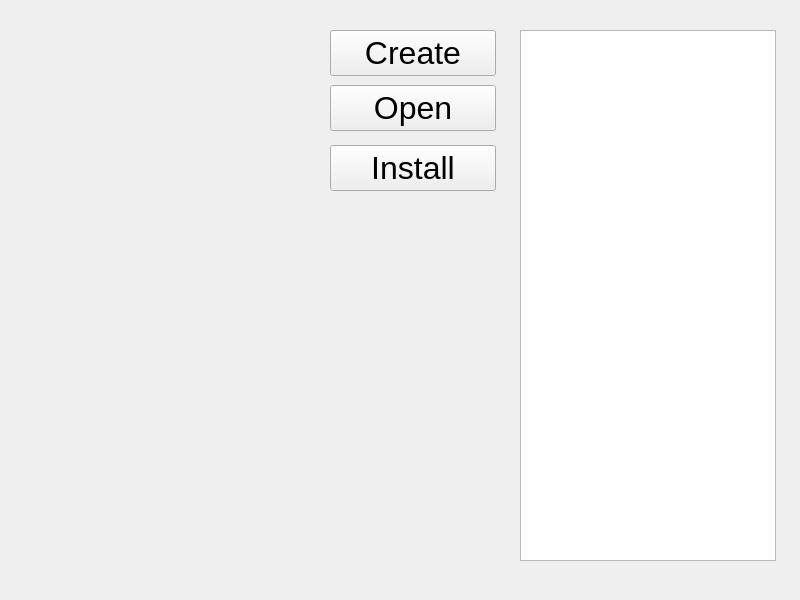
<?xml version="1.0" encoding="UTF-8"?>
<ui version="4.0">
 <class>MainWindow</class>
 <widget class="QMainWindow" name="MainWindow">
  <property name="geometry">
   <rect>
    <x>0</x>
    <y>0</y>
    <width>800</width>
    <height>600</height>
   </rect>
  </property>
  <property name="minimumSize">
   <size>
    <width>800</width>
    <height>600</height>
   </size>
  </property>
  <property name="maximumSize">
   <size>
    <width>800</width>
    <height>600</height>
   </size>
  </property>
  <property name="windowTitle">
   <string>MainWindow</string>
  </property>
  <widget class="QWidget" name="centralwidget">
   <widget class="QStackedWidget" name="stackedWidget">
    <property name="geometry">
     <rect>
      <x>0</x>
      <y>0</y>
      <width>801</width>
      <height>576</height>
     </rect>
    </property>
    <property name="currentIndex">
     <number>0</number>
    </property>
    <widget class="QWidget" name="MainView">
     <widget class="QPushButton" name="pushButton">
      <property name="geometry">
       <rect>
        <x>330</x>
        <y>30</y>
        <width>166</width>
        <height>46</height>
       </rect>
      </property>
      <property name="font">
       <font>
        <pointsize>24</pointsize>
       </font>
      </property>
      <property name="text">
       <string>Create</string>
      </property>
     </widget>
     <widget class="QPushButton" name="pushButton_2">
      <property name="geometry">
       <rect>
        <x>330</x>
        <y>85</y>
        <width>166</width>
        <height>46</height>
       </rect>
      </property>
      <property name="font">
       <font>
        <pointsize>24</pointsize>
       </font>
      </property>
      <property name="text">
       <string>Open</string>
      </property>
     </widget>
     <widget class="QListView" name="listView">
      <property name="geometry">
       <rect>
        <x>520</x>
        <y>30</y>
        <width>256</width>
        <height>531</height>
       </rect>
      </property>
     </widget>
     <widget class="QPushButton" name="pushButton_9">
      <property name="geometry">
       <rect>
        <x>330</x>
        <y>145</y>
        <width>166</width>
        <height>46</height>
       </rect>
      </property>
      <property name="font">
       <font>
        <pointsize>24</pointsize>
       </font>
      </property>
      <property name="text">
       <string>Install</string>
      </property>
     </widget>
    </widget>
    <widget class="QWidget" name="Create">
     <widget class="QPushButton" name="pushButton_3">
      <property name="geometry">
       <rect>
        <x>310</x>
        <y>510</y>
        <width>201</width>
        <height>41</height>
       </rect>
      </property>
      <property name="font">
       <font>
        <pointsize>24</pointsize>
       </font>
      </property>
      <property name="text">
       <string>Create</string>
      </property>
     </widget>
     <widget class="QComboBox" name="comboBox">
      <property name="geometry">
       <rect>
        <x>585</x>
        <y>125</y>
        <width>146</width>
        <height>51</height>
       </rect>
      </property>
      <property name="font">
       <font>
        <pointsize>24</pointsize>
       </font>
      </property>
      <item>
       <property name="text">
        <string>Default</string>
       </property>
      </item>
      <item>
       <property name="text">
        <string>SFML</string>
       </property>
      </item>
      <item>
       <property name="text">
        <string>OpenCV</string>
       </property>
      </item>
      <item>
       <property name="text">
        <string>Boost</string>
       </property>
      </item>
      <item>
       <property name="text">
        <string>Custom</string>
       </property>
      </item>
     </widget>
     <widget class="QPlainTextEdit" name="ProjectName">
      <property name="enabled">
       <bool>true</bool>
      </property>
      <property name="geometry">
       <rect>
        <x>253</x>
        <y>135</y>
        <width>306</width>
        <height>31</height>
       </rect>
      </property>
      <property name="font">
       <font>
        <pointsize>22</pointsize>
       </font>
      </property>
     </widget>
     <widget class="QLabel" name="label">
      <property name="geometry">
       <rect>
        <x>175</x>
        <y>140</y>
        <width>71</width>
        <height>21</height>
       </rect>
      </property>
      <property name="font">
       <font>
        <pointsize>24</pointsize>
       </font>
      </property>
      <property name="text">
       <string>Name:</string>
      </property>
     </widget>
     <widget class="QTextEdit" name="Flags">
      <property name="enabled">
       <bool>true</bool>
      </property>
      <property name="geometry">
       <rect>
        <x>255</x>
        <y>195</y>
        <width>321</width>
        <height>26</height>
       </rect>
      </property>
     </widget>
     <widget class="QPushButton" name="BackCreate">
      <property name="geometry">
       <rect>
        <x>10</x>
        <y>0</y>
        <width>80</width>
        <height>24</height>
       </rect>
      </property>
      <property name="text">
       <string>Back</string>
      </property>
     </widget>
    </widget>
    <widget class="QWidget" name="TextEditor">
     <widget class="QListWidget" name="listWidget">
      <property name="geometry">
       <rect>
        <x>5</x>
        <y>25</y>
        <width>131</width>
        <height>506</height>
       </rect>
      </property>
      <property name="font">
       <font>
        <pointsize>12</pointsize>
       </font>
      </property>
     </widget>
     <widget class="QPlainTextEdit" name="PlaceForCode">
      <property name="geometry">
       <rect>
        <x>135</x>
        <y>25</y>
        <width>666</width>
        <height>556</height>
       </rect>
      </property>
      <property name="font">
       <font>
        <pointsize>18</pointsize>
       </font>
      </property>
     </widget>
     <widget class="QPushButton" name="BuildButton">
      <property name="geometry">
       <rect>
        <x>160</x>
        <y>0</y>
        <width>80</width>
        <height>24</height>
       </rect>
      </property>
      <property name="text">
       <string>Build</string>
      </property>
     </widget>
     <widget class="QPushButton" name="pushButton_5">
      <property name="geometry">
       <rect>
        <x>240</x>
        <y>0</y>
        <width>80</width>
        <height>24</height>
       </rect>
      </property>
      <property name="text">
       <string>Run</string>
      </property>
     </widget>
     <widget class="QPushButton" name="pushButton_6">
      <property name="geometry">
       <rect>
        <x>320</x>
        <y>0</y>
        <width>80</width>
        <height>24</height>
       </rect>
      </property>
      <property name="text">
       <string>Save</string>
      </property>
     </widget>
     <widget class="QPushButton" name="pushButton_7">
      <property name="geometry">
       <rect>
        <x>0</x>
        <y>0</y>
        <width>80</width>
        <height>24</height>
       </rect>
      </property>
      <property name="text">
       <string>Create</string>
      </property>
     </widget>
     <widget class="QPushButton" name="pushButton_8">
      <property name="geometry">
       <rect>
        <x>80</x>
        <y>0</y>
        <width>80</width>
        <height>24</height>
       </rect>
      </property>
      <property name="text">
       <string>Open</string>
      </property>
     </widget>
     <widget class="QPushButton" name="pushButton_4">
      <property name="geometry">
       <rect>
        <x>400</x>
        <y>0</y>
        <width>80</width>
        <height>24</height>
       </rect>
      </property>
      <property name="text">
       <string>Refresh</string>
      </property>
     </widget>
     <widget class="QPushButton" name="Add">
      <property name="geometry">
       <rect>
        <x>70</x>
        <y>530</y>
        <width>66</width>
        <height>51</height>
       </rect>
      </property>
      <property name="text">
       <string>+</string>
      </property>
     </widget>
     <widget class="QPushButton" name="Minus">
      <property name="geometry">
       <rect>
        <x>0</x>
        <y>530</y>
        <width>66</width>
        <height>51</height>
       </rect>
      </property>
      <property name="text">
       <string>-</string>
      </property>
     </widget>
    </widget>
    <widget class="QWidget" name="Open">
     <widget class="QPushButton" name="OpenInOpen">
      <property name="geometry">
       <rect>
        <x>320</x>
        <y>495</y>
        <width>171</width>
        <height>46</height>
       </rect>
      </property>
      <property name="text">
       <string>Open</string>
      </property>
     </widget>
     <widget class="QPlainTextEdit" name="NameOfProjectInOpen">
      <property name="geometry">
       <rect>
        <x>270</x>
        <y>125</y>
        <width>271</width>
        <height>70</height>
       </rect>
      </property>
     </widget>
     <widget class="QPushButton" name="BackOpen">
      <property name="geometry">
       <rect>
        <x>5</x>
        <y>5</y>
        <width>80</width>
        <height>24</height>
       </rect>
      </property>
      <property name="text">
       <string>Back</string>
      </property>
     </widget>
    </widget>
    <widget class="QWidget" name="CreateNewItem">
     <widget class="QPushButton" name="CreateNewItemButon">
      <property name="geometry">
       <rect>
        <x>285</x>
        <y>450</y>
        <width>211</width>
        <height>51</height>
       </rect>
      </property>
      <property name="font">
       <font>
        <pointsize>24</pointsize>
       </font>
      </property>
      <property name="text">
       <string>Create new item</string>
      </property>
     </widget>
     <widget class="QTextEdit" name="NameNewItem">
      <property name="geometry">
       <rect>
        <x>165</x>
        <y>180</y>
        <width>456</width>
        <height>70</height>
       </rect>
      </property>
      <property name="font">
       <font>
        <pointsize>24</pointsize>
       </font>
      </property>
     </widget>
     <widget class="QPushButton" name="CreateNewItemBack">
      <property name="geometry">
       <rect>
        <x>5</x>
        <y>0</y>
        <width>80</width>
        <height>24</height>
       </rect>
      </property>
      <property name="text">
       <string>Back</string>
      </property>
     </widget>
    </widget>
   </widget>
  </widget>
  <widget class="QMenuBar" name="menubar">
   <property name="geometry">
    <rect>
     <x>0</x>
     <y>0</y>
     <width>800</width>
     <height>22</height>
    </rect>
   </property>
  </widget>
 </widget>
 <resources/>
 <connections/>
</ui>
